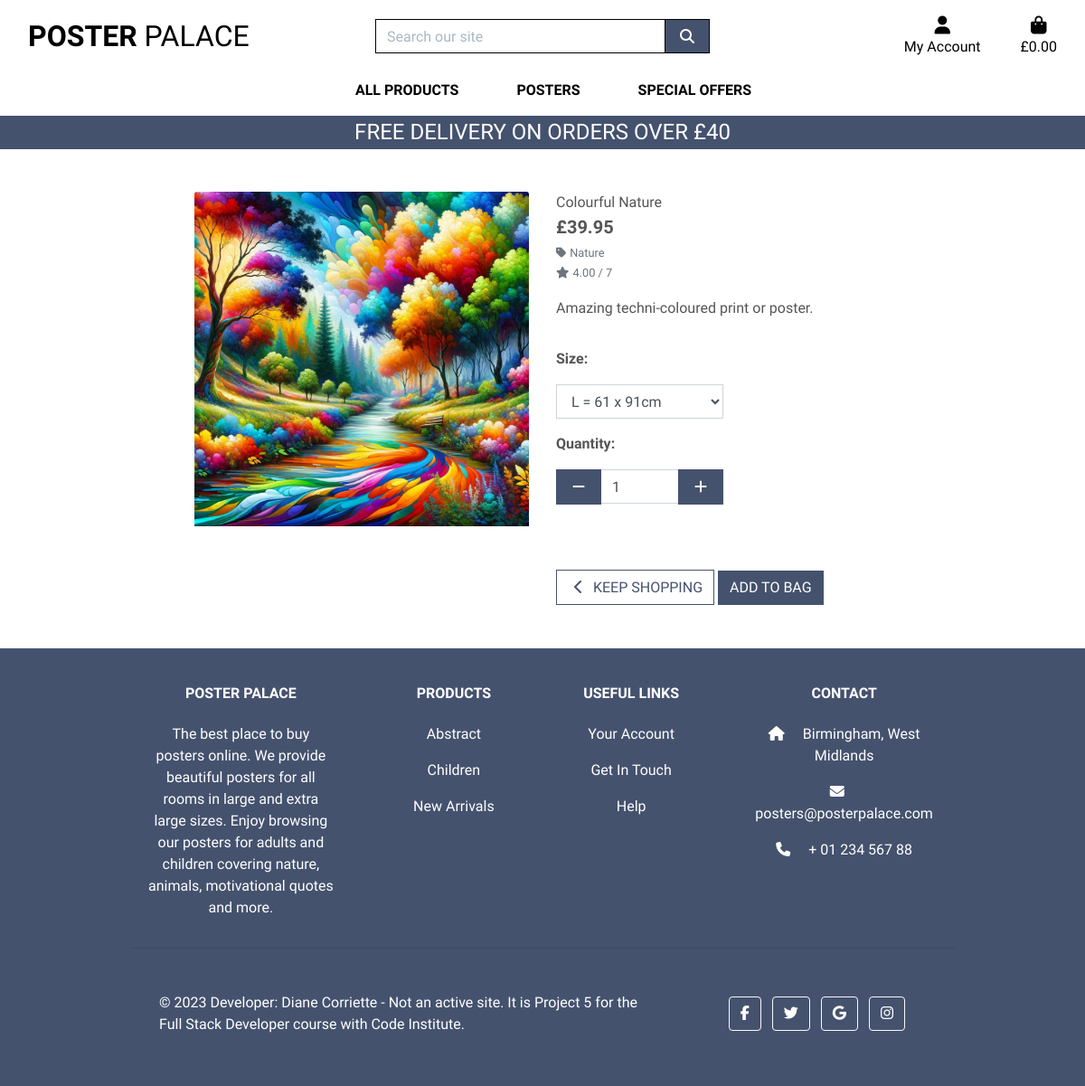
/products/4/, run on the app's committed database.
### products/models.py (models this page shows, shortened)
class Product(models.Model):
    sku = models.CharField(max_length=15,
                           default=get_random_string,
                           null=True, blank=True)
    name = models.CharField(max_length=200)
    slug = models.SlugField(max_length=200, unique=True)
    image = models.ImageField(null=True, blank=True)
    description = models.TextField(blank=True)
    sizes = models.BooleanField(default=False, null=True, blank=True)
    price = models.DecimalField(default=9.95, max_digits=8, decimal_places=2)
    category = models.ForeignKey('Category', null=True,
                                 blank=True, on_delete=models.SET_NULL)
    available = models.BooleanField(default=True)
    rating = models.DecimalField(max_digits=7, decimal_places=2,
                                 null=True, blank=True)
    created = models.DateTimeField(auto_now_add=True)
    updated = models.DateTimeField(auto_now=True)

class Category(models.Model):
    name = models.CharField(max_length=200)
    slug = models.SlugField(max_length=200,
                            unique=True, null=True, blank=True)
    friendly_name = models.CharField(max_length=200, null=True, blank=True)
    class Meta:
        ordering = ['name']
        verbose_name = 'category'
        verbose_name_plural = 'categories'

### products/views.py (the view)
# urls.py: path('<int:product_id>/', views.product_detail, name='product_detail'),
def product_detail(request, product_id):
    product = get_object_or_404(Product, pk=product_id)
    context = {
        'product': product,
    }
    return render(request, 'products/product_detail.html', context)

### bag/contexts.py (called while the page is built, shortened)
def bag_contents(request):
    bag_items = []
    total = 0
    product_count = 0
    bag = request.session.get('bag', {})
    if total < settings.FREE_DELIVERY_THRESHOLD:
        delivery = total * Decimal(settings.STANDARD_DELIVERY_PERCENTAGE / 100)
        free_delivery_delta = settings.FREE_DELIVERY_THRESHOLD - total
    else:
        delivery = 0
        free_delivery_delta = 0
    grand_total = delivery + total
    context = {
        'bag_items': bag_items,
        'total': total,
        'product_count': product_count,
        'delivery': delivery,
        'free_delivery_delta': free_delivery_delta,
        'free_delivery_threshold': settings.FREE_DELIVERY_THRESHOLD,
        'grand_total': grand_total,
    }
    return context

### products/templates/products/product_detail.html (shortened to what this page needs)
{% extends "base.html" %}
{% load static %}
{% block page_header %}
    <div class="container header-container">
    </div>
{% endblock %}
{% block content %}
    <div class="overlay"></div>
    <div class="container-fluid">
        <div class="row">
            <div class="col-12 col-md-6 col-lg-4 offset-lg-2">
                <div class="image-container my-5">
                    {% if product.image %}
                        <a href="{{ product.image.url }}" target="_blank">
                            <img class="card-img-top img-fluid" src="{{ product.image.url }}" alt="{{ product.name }}">
                        </a>
                        {% else %}
                        <a href="">
                            <img class="card-img-top img-fluid" src="{{ MEDIA_URL }}noimage.png" alt="{{ product.name }}">
                        </a>
                    {% endif %}
                </div>
            </div>
            <div class="col-12 col-md-6 col-lg-4">
                <div class="product-details-container mb-5 mt-md-5">
                    <p class="mb-0">{{ product.name }}</p>
                    <p class="lead mb-0 text-left font-weight-bold">&#163;{{ product.price }}</p>
                    {% if product.category %}
                    <p class="small mt-1 mb-0">
                        <a class="text-muted" href="{% url 'products' %}?category={{ product.category.name }}">
                            <i class="fas fa-tag mr-1"></i>{{ product.category.friendly_name }}
                        </a>
                    </p>
                    {% endif %}
                    {% if product.rating %}
                        <small class="text-muted"><i class="fas fa-star mr-1"></i>{{ product.rating }} / 7</small>
                    {% else %}
                        <small class="text-muted">No Rating</small>
                    {% endif %}
                    <p class="mt-3">{{ product.description }}</p>
                    <form class="form" action="{% url 'add_to_bag' product.id %}" method="POST">
                        <div class="form-row">
                            {% with product.sizes as s %}
                            {% if s %}
                                <div class="col-12">
                                    <p class="mt-3"><strong>Size:</strong></p>
                                    <select class="form-control rounded-0 w-50" name="product_size" id='id_product_size'>
                                        <option value="L">L = 61 x 91cm</option>
                                    </select>
                                </div>
                            {% endif %}
                            <div class="col-12">
                                <p class="mt-3"><strong>Quantity:</strong></p>
                                <div class="form-group w-50">
                                    <div class="input-group">
                                        <div class="input-group-prepend">
                                            <button class="decrement-qty btn btn-black rounded-0"
                                                data-item_id="{{ product.id }}" id="decrement-qty_{{ product.id }}">
                                                <span class="icon">
                                                    <i class="fas fa-minus"></i>
                                                </span>
                                            </button>
                                        </div>
                                        <input class="form-control qty_input" type="number"
                                            name="quantity" value="1" min="1" max="99"
                                            data-item_id="{{ product.id }}"
                                            id="id_qty_{{ product.id }}">
                                        <div class="input-group-append">
                                            <button class="increment-qty btn btn-black rounded-0"
                                                data-item_id="{{ product.id }}" id="increment-qty_{{ product.id }}">
                                                <span class="icon">
                                                    <i class="fas fa-plus"></i>
                                                </span>
                                            </button>
                                        </div>
                                    </div>
                                </div>
                            </div>
                            <div class="col{% if s %}-12 mt-2{% endif %}">
                                <a href="{% url 'products' %}" class="btn btn-outline-black rounded-0 mt-5">
                                    <span class="icon">
                                        <i class="fas fa-chevron-left"></i>
                                    </span>
                                    <span class="text-uppercase">Keep Shopping</span>
                                </a>
                                <input type="submit" class="btn btn-black rounded-0 text-uppercase mt-5" value="Add to Bag">
                            </div>
                            {% endwith %}
                        </div>
                    </form>
                </div>
            </div>
        </div>
    </div>
{% endblock %}

### static/css/style.css (style rules this page uses)
body { color: #555; font-family: 'Mulish', sans-serif; height: 100vh; }
.icon { align-items: center; display: inline-flex; justify-content: center; height: 1.5rem; width: 1.5rem; }
.btn-black { background: #45526e; color: white; }
.btn-outline-black { background: white; color: #45526e !important; border: 1px solid #45526e; }
.overlay { height: 100%; width: 100%; top: 0; left: 0; position: fixed; background: white; z-index: -1; }
@media (min-width: 1200px) { .container { max-width: 80%; } }
@media (min-width: 992px) { .header-container { padding-top: 164px; } }

### data on the page
Product: image (picture), name "Colourful Nature", price "39.95", category.friendly_name "Nature", rating "4.00", description "Amazing techni-coloured print or poster."

### other printed values
{{ free_delivery_threshold }} "40"
